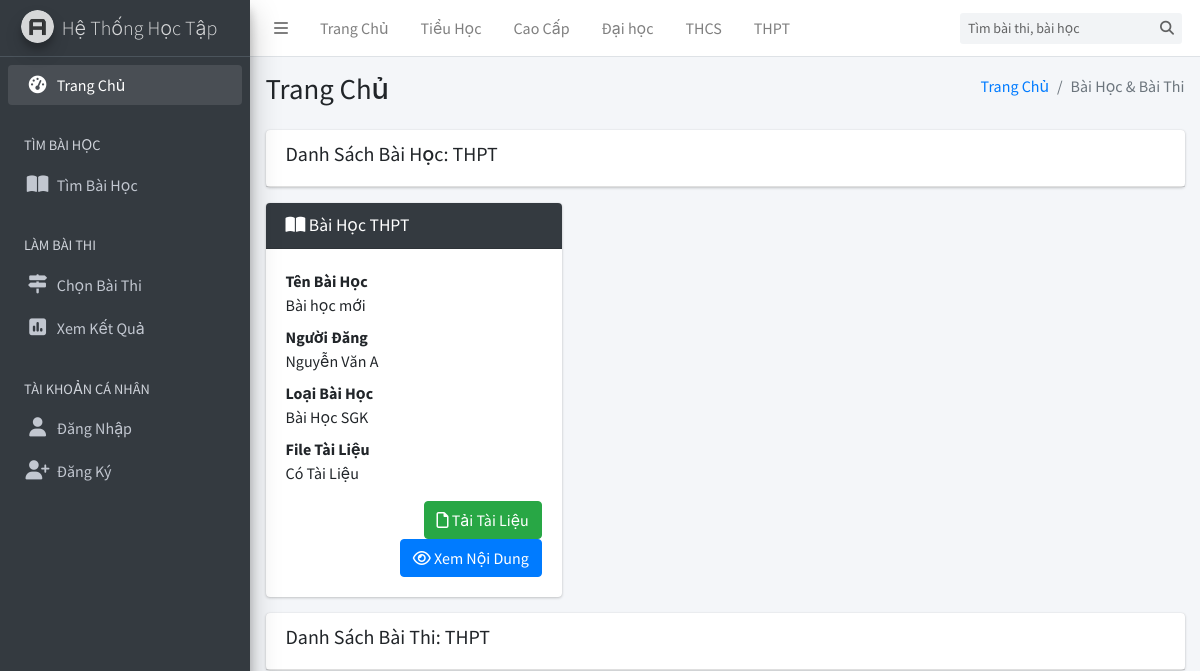
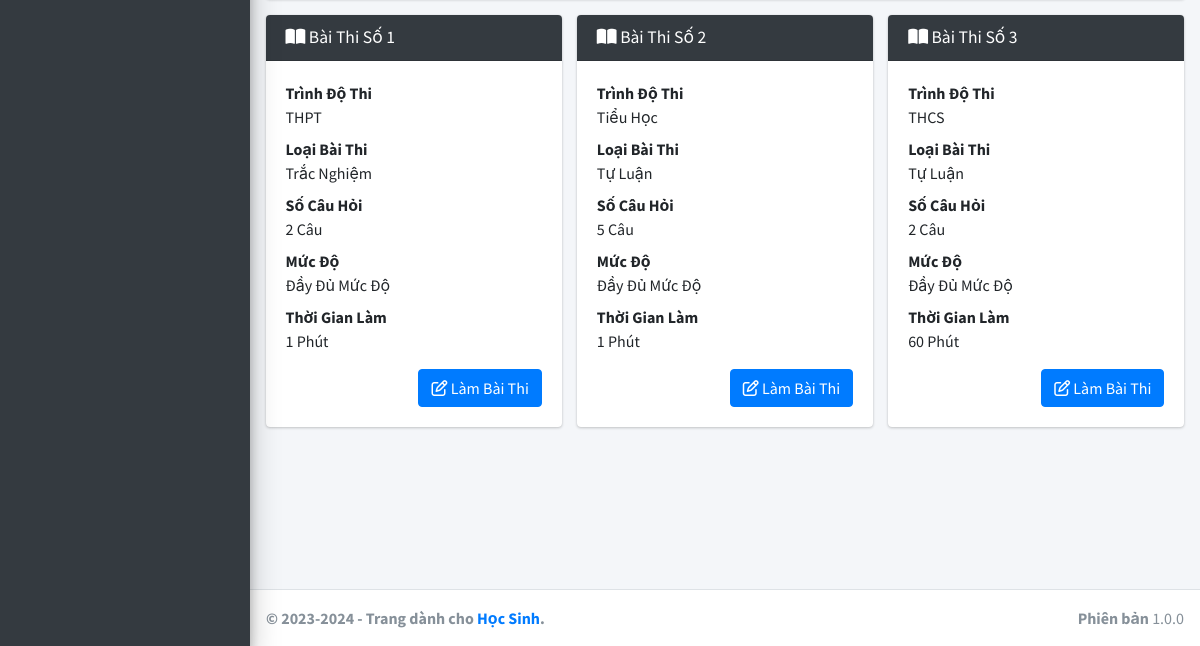
Before: /?lop=1 with the older database file (2 pictures, top to bottom).
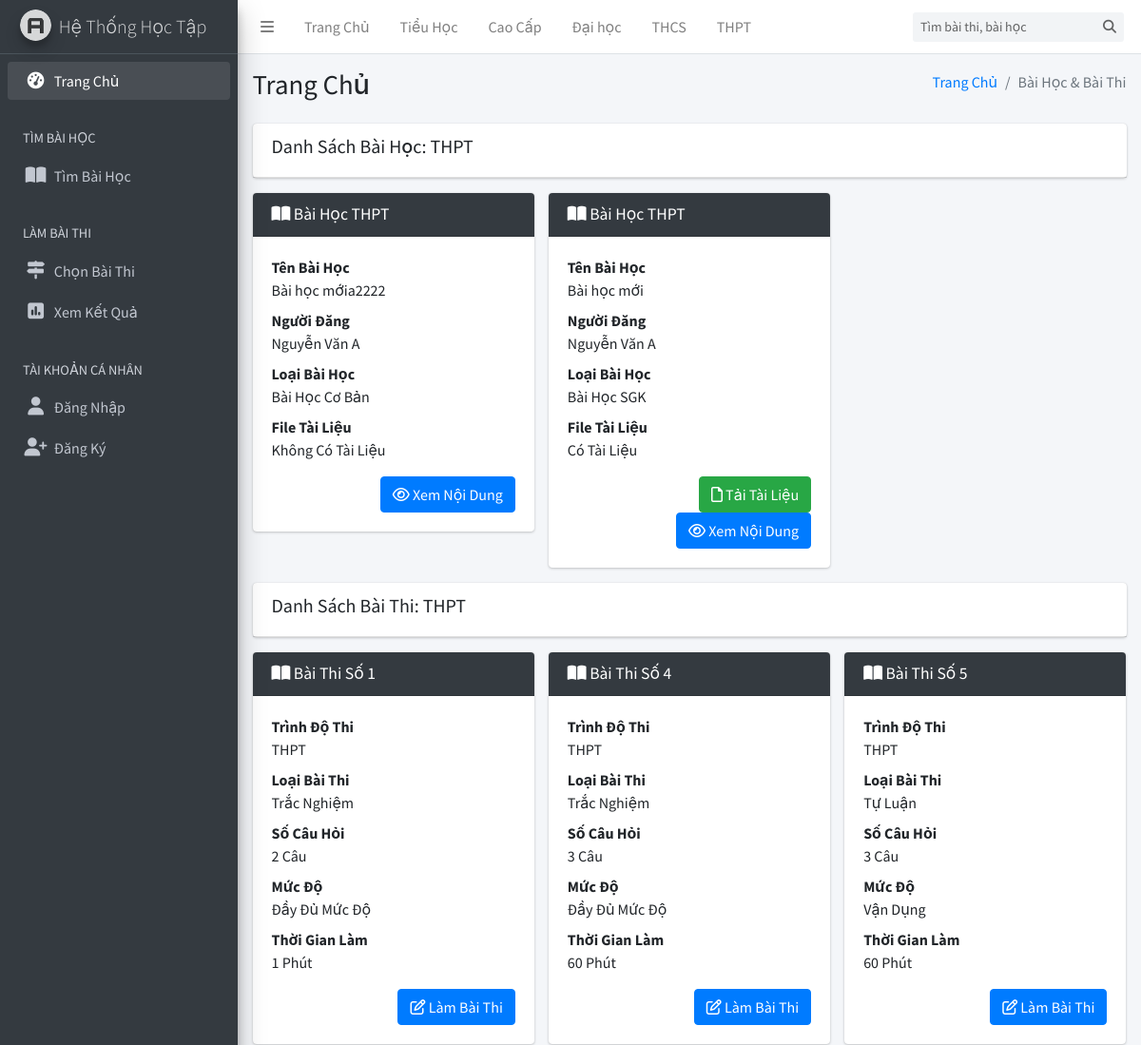
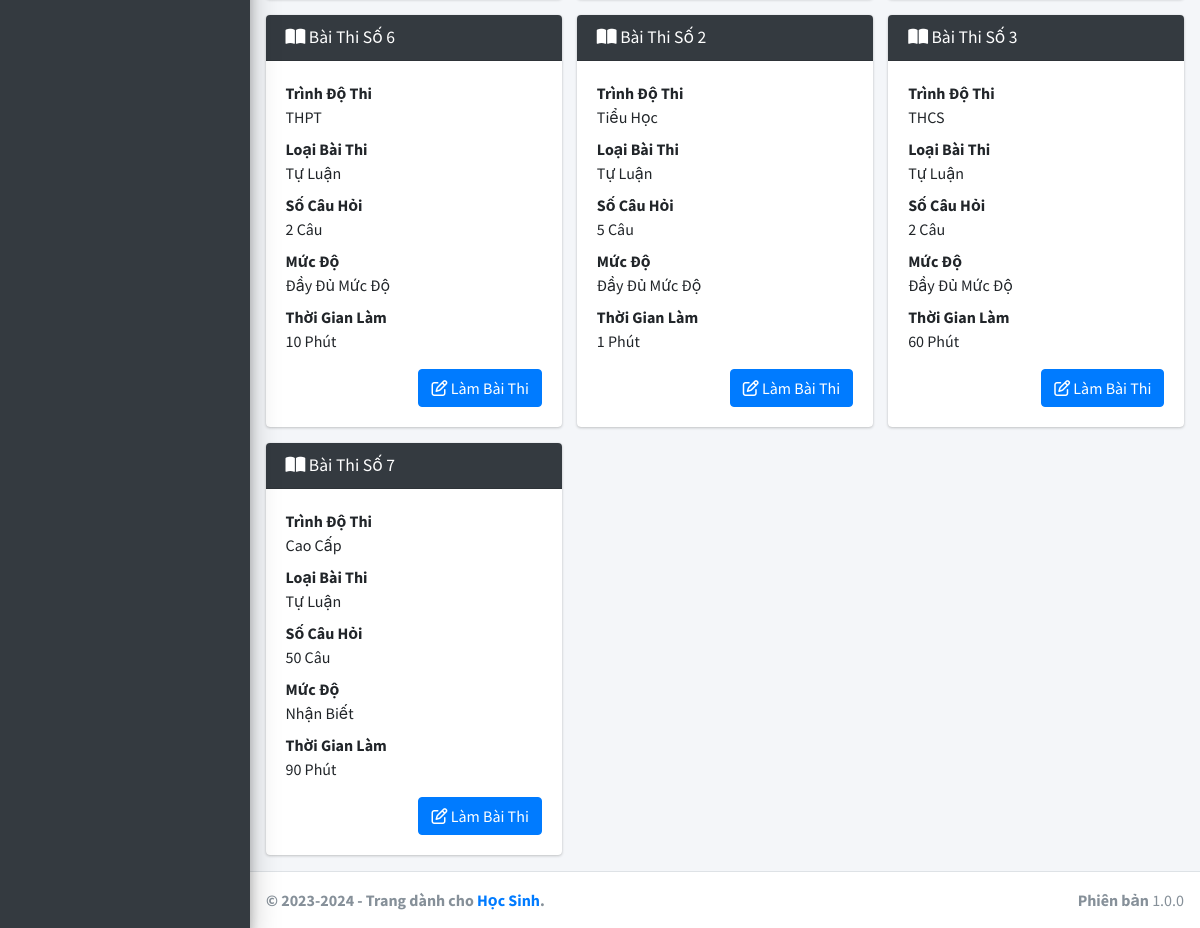
After: the same page with the newer database file (2 pictures, top to bottom).
### tables this page shows
CREATE TABLE `trinhdo` (
  `MaTrinhDo` int(11) NOT NULL,
  `TenTrinhDo` varchar(255) NOT NULL,
  `DuongDan` text NOT NULL,
  `TrangThai` int(11) NOT NULL DEFAULT 1
);

CREATE TABLE `baihoc` (
  `MaBaiHoc` int(11) NOT NULL,
  `TenBaiHoc` varchar(255) NOT NULL,
  `MoTa` text NOT NULL,
  `DuongDan` text NOT NULL,
  `MaGiaoVien` int(11) NOT NULL,
  `LoaiBaiHoc` int(11) NOT NULL DEFAULT 1,
  `MaTrinhDo` int(11) NOT NULL,
  `TepTin` text DEFAULT NULL,
  `MaBaiThi` int(11) DEFAULT NULL,
  `TrangThai` int(11) NOT NULL DEFAULT 1
);

CREATE TABLE `giaovien` (
  `MaGiaoVien` int(11) NOT NULL,
  `TenGiaoVien` varchar(255) NOT NULL,
  `SoDienThoai` varchar(11) NOT NULL,
  `Email` varchar(255) NOT NULL,
  `TaiKhoan` varchar(255) NOT NULL,
  `MatKhau` varchar(255) NOT NULL,
  `TrangThai` int(11) NOT NULL DEFAULT 1
);

CREATE TABLE `baithi` (
  `MaBaiThi` int(11) NOT NULL,
  `MaTrinhDo` int(11) NOT NULL,
  `LoaiBaiThi` int(11) NOT NULL DEFAULT 1,
  `MucDo` int(11) NOT NULL DEFAULT 1,
  `SoCauHoi` int(11) NOT NULL DEFAULT 1,
  `ThoiGianLam` int(11) NOT NULL,
  `TrangThai` int(11) NOT NULL DEFAULT 1
);

### application/controllers/TrangChu.php (called while the page is built, shortened)
<?php if ( ! defined('BASEPATH')) exit('No direct script access allowed');
class TrangChu extends CI_Controller {
	public function __construct()
	{
		$this->load->model('Student/Model_BaiHoc');
		$this->load->model('Student/Model_BaiThi');
		$this->load->model('Student/Model_KetQua');
		$this->load->model('Admin/Model_TrinhDo');
	}
	public function index()
	{
		$data['title'] = "Trang chủ hệ thống học tập!";
		if (isset($_GET['lop']) && ($_GET['lop'] != "")) {
			$data['baihoc'] = $this->Model_BaiHoc->getAllHomeSearch($_GET['lop']);
			$data['baithi'] = $this->Model_BaiThi->getAllHomeSearch($_GET['lop']);
			$data['tentrinhdo'] = $this->Model_TrinhDo->getById($_GET['lop'])[0]['TenTrinhDo'];
			return $this->load->view('Student/View_TrangChuTimKiem', $data);
		}
		$data['baihoc'] = $this->Model_BaiHoc->getAllHome();
		$data['baithi'] = $this->Model_BaiThi->getAllHome();
		$data['result'] = $this->Model_KetQua->getRecentHome();
		return $this->load->view('Student/View_TrangChu', $data);
	}
}

### index.php (called while the page is built, shortened)
<?php
require_once BASEPATH.'core/CodeIgniter.php';

### application/models/Admin/Model_TrinhDo.php (called while the page is built, shortened)
<?php if ( ! defined('BASEPATH')) exit('No direct script access allowed');
class Model_TrinhDo extends CI_Model {
	public function getAll($start = 0, $end = 10){
		$sql = "SELECT * FROM trinhdo WHERE TrangThai = 1 ORDER BY Matrinhdo DESC LIMIT ?, ?";
		$result = $this->db->query($sql, array($start, $end));
		return $result->result_array();
	}
	public function getById($Matrinhdo){
		$sql = "SELECT * FROM trinhdo WHERE Matrinhdo = ? AND TrangThai = 1";
		$result = $this->db->query($sql, array($Matrinhdo));
		return $result->result_array();
	}
}

### application/models/Student/Model_BaiHoc.php (called while the page is built, shortened)
<?php if ( ! defined('BASEPATH')) exit('No direct script access allowed');
class Model_BaiHoc extends CI_Model {
	public function getAllHomeSearch($matrinhdo){
		$sql = "SELECT baihoc.*, trinhdo.TenTrinhDo, trinhdo.DuongDan AS DuongDanTD, giaovien.TenGiaoVien FROM baihoc, trinhdo, giaovien WHERE baihoc.TrangThai = 1 AND baihoc.MaTrinhDo = trinhdo.MaTrinhDo AND giaovien.MaGiaoVien = baihoc.MaGiaoVien AND baihoc.MaTrinhDo = ? ORDER BY baihoc.mabaihoc DESC";
		$result = $this->db->query($sql, array($matrinhdo));
		return $result->result_array();
	}
}

### application/models/Student/Model_BaiThi.php (called while the page is built, shortened)
<?php if ( ! defined('BASEPATH')) exit('No direct script access allowed');
class Model_BaiThi extends CI_Model {
	public function getAllHomeSearch($matrinhdo){
		$sql = "SELECT baithi.*, trinhdo.TenTrinhDo, trinhdo.DuongDan FROM baithi, trinhdo WHERE baithi.TrangThai = 1 AND trinhdo.MaTrinhDo = baithi.MaTrinhDo ORDER BY baithi.Mabaithi AND baithi.MaTrinhDo = ? DESC";
		$result = $this->db->query($sql, array($matrinhdo));
		return $result->result_array();
	}
}

### application/views/Student/View_TrangChuTimKiem.php (the view, shortened to what the changed rows need)
<?php require(APPPATH.'views/Student/layouts/header.php'); ?>
<div class="content-wrapper" style="min-height: 1203.31px;">
    <section class="content-header">
      <div class="container-fluid">
        <div class="row mb-2">
          <div class="col-sm-6">
            <h1>Trang Chủ</h1>
          </div>
        </div>
      </div>
    </section>
    <section class="content">
      <div class="container-fluid">
        <div class="row">
          <div class="col-12">
            <div class="row">
            	<?php foreach ($baihoc as $key => $value): ?>
            		<div class="col-md-4">
			            <div class="card">
			              <div class="card-header bg-dark">
			                <h4 class="card-title" style="color: white; text-transform: capitalize;">
			                  <i class="fas fa-book-open"></i>
			                   Bài Học <?php echo $value['TenTrinhDo'] ?>
			                </h4>
			              </div>
			              <div class="card-body">
			                <dl>
			                	<dt>Tên Bài Học</dt>
			                  <dd style="white-space: nowrap; overflow: hidden; text-overflow: ellipsis; display: block;"><?php echo $value['TenBaiHoc'] ?></dd>
			                  <dt>Người Đăng</dt>
			                  <dd><?php echo $value['TenGiaoVien'] ?></dd>
			                  <dt>Loại Bài Học</dt>
			                  <dd>
			                  	<?php if($value['LoaiBaiHoc'] == 1){ ?>
		                            Bài Học SGK
		                        <?php }else if($value['LoaiBaiHoc'] == 2){ ?>
		                            Bài Học Cơ Bản
		                        <?php }else if($value['LoaiBaiHoc'] == 3){ ?>
		                            Bài Học Nâng Cao
		                        <?php }else{ ?>
		                            Bài Học Luyện Thi
		                        <?php } ?>
			                  </dd>
			                  <dt>File Tài Liệu</dt>
			                  <dd>
			                  	<?php if($value['TepTin'] != NULL){ ?>
				                		Có Tài Liệu
				                	<?php }else{ ?>
				                		Không Có Tài Liệu
				                	<?php } ?>
			                  </dd>
			                </dl>
			                <div class="text-right">
			                	<?php if($value['TepTin'] != NULL){ ?>
			                		<a href="<?php echo $value['TepTin'] ?>" class="btn btn-success"><i class="fa-regular fa-file"></i> Tải Tài Liệu</a>
			                	<?php } ?>
			              		<a href="<?php echo base_url('bai-hoc/'.$value['DuongDan'].'/'); ?>" class="btn btn-primary"><i class="fa-regular fa-eye"></i> Xem Nội Dung</a>
			                </div>
			              </div>
			            </div>
			          </div>
            	<?php endforeach ?>
			</div>
          </div>
          <div class="col-12">
            <div class="row">
            	<?php foreach ($baithi as $key => $value): ?>
            		<div class="col-md-4">
			            <div class="card">
			              <div class="card-header bg-dark">
			                <h4 class="card-title" style="color: white; text-transform: capitalize;">
			                  <i class="fas fa-book-open"></i>
			                   Bài thi số <?php echo $value['MaBaiThi'] ?>
			                </h4>
			              </div>
			              <div class="card-body">
			                <dl>
			                	<dt>Trình Độ Thi</dt>
			                  <dd><?php echo $value['TenTrinhDo'] ?></dd>
			                  <dt>Loại Bài Thi</dt>
			                  <dd><?php echo $value['LoaiBaiThi'] == 1 ? "Trắc Nghiệm" : "Tự Luận"; ?></dd>
			                  <dt>Số Câu Hỏi</dt>
			                  <dd><?php echo $value['SoCauHoi'] ?> Câu</dd>
			                  <dt>Mức Độ</dt>
			                  <dd>
			                  	<?php if($value['MucDo'] == 1){ ?>
		                            Nhận Biết
		                        <?php }else if($value['MucDo'] == 2){ ?>
		                            Thông Hiểu
		                        <?php }else if($value['MucDo'] == 3){ ?>
		                            Vận Dụng
		                        <?php }else if($value['MucDo'] == 3){ ?>
		                        		Vận Dụng Cao
		                        <?php }else{ ?>
		                            Đầy Đủ Mức Độ
		                        <?php } ?>
			                  </dd>
			                  <dt>Thời Gian Làm</dt>
			                  <dd>
			                  	<?php echo $value['ThoiGianLam'] ?> Phút
			                  </dd>
			                </dl>
			                <div class="text-right">
			              		<a href="<?php echo base_url('lam-bai-thi/'.$value['MaBaiThi'].'/'); ?>" class="btn btn-primary"><i class="fa-regular fa-pen-to-square"></i> Làm Bài Thi</a>
			                </div>
			              </div>
			            </div>
			          </div>
            	<?php endforeach ?>
						</div>
          </div>
        </div>
      </div>
    </section>
  </div>
<?php require(APPPATH.'views/Student/layouts/footer.php'); ?>

### application/views/Student/layouts/header.php (shortened to what the changed rows need)
<!DOCTYPE html>
<html>
<head>
  <link rel="stylesheet" href="https://cdnjs.cloudflare.com/ajax/libs/font-awesome/6.5.1/css/all.min.css">
  <link rel="stylesheet" href="https://code.ionicframework.com/ionicons/2.0.1/css/ionicons.min.css">
  <link rel="stylesheet" href="<?php echo base_url('public/admin/'); ?>plugins/tempusdominus-bootstrap-4/css/tempusdominus-bootstrap-4.min.css">
  <link rel="stylesheet" href="<?php echo base_url('public/admin/'); ?>plugins/icheck-bootstrap/icheck-bootstrap.min.css">
  <link rel="stylesheet" href="<?php echo base_url('public/admin/'); ?>dist/css/adminlte.min.css">
  <link rel="stylesheet" href="<?php echo base_url('public/admin/'); ?>plugins/overlayScrollbars/css/OverlayScrollbars.min.css">
  <link rel="stylesheet" href="<?php echo base_url('public/admin/'); ?>plugins/daterangepicker/daterangepicker.css">
  <link rel="stylesheet" href="<?php echo base_url('public/admin/'); ?>plugins/summernote/summernote-bs4.css">
</head>
<body class="hold-transition sidebar-mini layout-fixed" >
<div class="wrapper">
  <nav class="main-header navbar navbar-expand navbar-white navbar-light" style="justify-content: space-between;">
    <?php
      $CI = &get_instance();
      $trinhdo = $CI->Model_TrinhDo->getAll(0,1000);
    ?>
    <ul class="navbar-nav">
      <?php foreach ($trinhdo as $td): ?>
          <li class="nav-item d-none d-sm-inline-block">
              <a href="<?php echo base_url(); ?>?lop=<?php echo $td['MaTrinhDo']; ?>" class="nav-link"><?= htmlspecialchars($td['TenTrinhDo']) ?></a>
          </li>
      <?php endforeach; ?>
    </ul>
  </nav>

Changed rows visible on the page:
added baihoc: MaTrinhDo.TenTrinhDo "THPT", TenBaiHoc "Bài học mớia2222", MaGiaoVien.TenGiaoVien "Nguyễn Văn A", LoaiBaiHoc "Bài Học Cơ Bản", shows "Không Có Tài Liệu"
added baithi: MaBaiThi "4", MaTrinhDo.TenTrinhDo "THPT", LoaiBaiThi "Trắc Nghiệm", SoCauHoi "3", MucDo "Đầy Đủ Mức Độ", ThoiGianLam "60"
added baithi: MaBaiThi "5", MaTrinhDo.TenTrinhDo "THPT", LoaiBaiThi "Tự Luận", SoCauHoi "3", MucDo "Vận Dụng", ThoiGianLam "60"
added baithi: MaBaiThi "6", MaTrinhDo.TenTrinhDo "THPT", LoaiBaiThi "Tự Luận", SoCauHoi "2", MucDo "Đầy Đủ Mức Độ", ThoiGianLam "10"
added baithi: MaBaiThi "7", MaTrinhDo.TenTrinhDo "Cao Cấp", LoaiBaiThi "Tự Luận", SoCauHoi "50", MucDo "Nhận Biết", ThoiGianLam "90"
